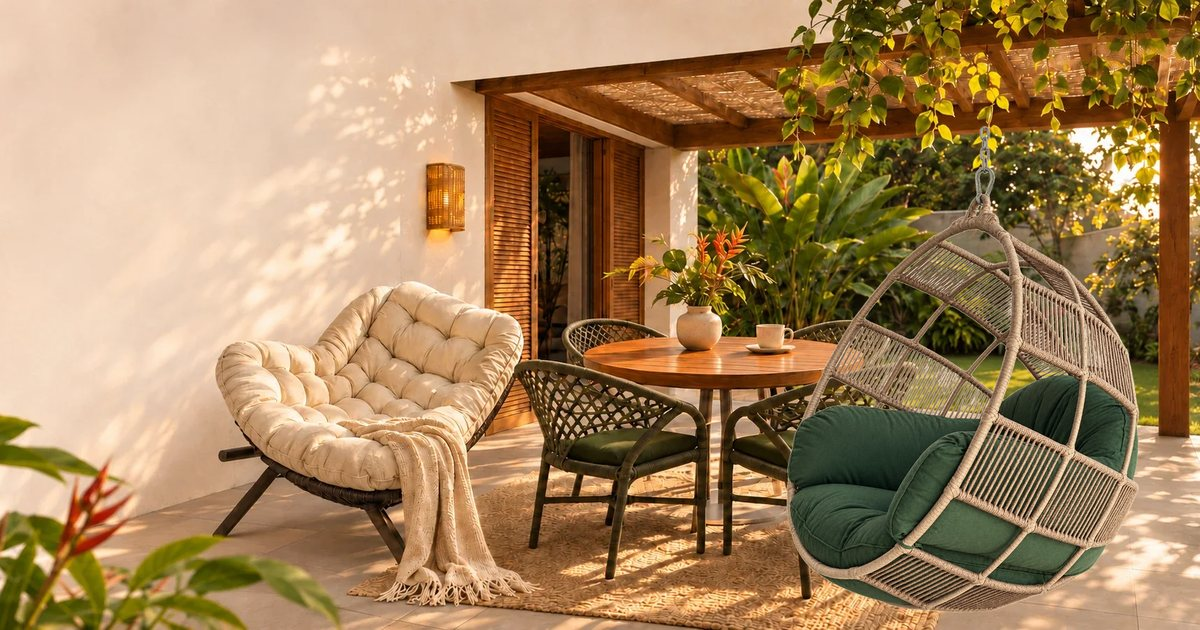
#> input picture dist/assets/og-image.jpg, 1200 x 630 px, given in place of 19.png, which was not available
$ python process-catalog-photos.py ../dist/assets
#> lines starting #> are read from the running program, lines starting #| are printed output that depends on the picture
#!/usr/bin/env python3
"""Prepara fotos do catálogo: remove a marca d'água da loja e gera 2 tamanhos.

Uso: python3 scripts/process-catalog-photos.py <pasta-das-fotos>

A marca "Viver Bem Decorações" fica sobre o deck de madeira. O retoque seleciona
só os pixels da marca (letras escuras e traços vermelhos) dentro de uma caixa e
reconstrói cada linha ligando a madeira da esquerda com a da direita, o que
preserva as tábuas horizontais. A faixa do texto "Decorações", abaixo das
cadeiras, é cortada.
"""
import sys
from pathlib import Path
import numpy as np
from PIL import Image, ImageFilter

ROOT = Path(__file__).resolve().parent.parent
OUT = ROOT / "dist" / "assets" / "catalog"

# arquivo de origem -> (nome, caixa da marca (x0, y0, x1, y1) ou None, altura final ou None)
PHOTOS = {
    "19.png":  ("jantar-redondo-vidro-6-cadeiras", None, None),
    "20.webp": ("jantar-redondo-madeira-4-cadeiras", None, None),
    "21.webp": ("estar-sofa-poltronas-pufes", None, None),
    "22.webp": ("jantar-vidro-4-poltronas", (215, 378, 395, 459), 438),
    "23.webp": ("jantar-madeira-macica-8-cadeiras", (185, 515, 465, 623), 600),
}

def remove_mark(img, box, height):
    a = np.asarray(img.convert("RGB")).astype(np.float32)[:height]
    x0, y0, x1, y1 = box
    y1 = min(y1, height)
    r, g = a[..., 0], a[..., 1]
    hit = ((r - g > 78) & (r > 140)) | (a.max(-1) < 100)
    inside = np.zeros(hit.shape, bool)
    inside[y0:y1, x0:x1] = True
    mask = Image.fromarray(((hit & inside) * 255).astype(np.uint8))
    mask = np.asarray(mask.filter(ImageFilter.MaxFilter(5)).filter(ImageFilter.MaxFilter(3))) > 0
    out = a.copy()
    for y in range(y0, y1):
        xs = np.where(mask[y, x0:x1])[0] + x0
        if not len(xs):
            continue
        for seg in np.split(xs, np.where(np.diff(xs) > 1)[0] + 1):
            left, right = seg[0] - 1, seg[-1] + 1
            if left < 0 or right >= a.shape[1]:
                continue
            t = np.linspace(0, 1, len(seg) + 2)[1:-1][:, None]
            out[y, seg] = a[y, left] * (1 - t) + a[y, right] * t
    # suaviza só a área retocada, para não deixar listras entre as linhas
    filled = Image.fromarray(np.clip(out, 0, 255).astype(np.uint8))
    soft = filled.filter(ImageFilter.GaussianBlur(1.6))
    edge = Image.fromarray((mask * 255).astype(np.uint8)).filter(ImageFilter.MaxFilter(3)).filter(ImageFilter.GaussianBlur(1.5))
    return Image.composite(soft, filled, edge)

def main(src_dir):
#> called with src_dir = '../dist/assets'
    OUT.mkdir(parents=True, exist_ok=True)
    for src, (name, box, height) in PHOTOS.items():
        img = Image.open(Path(src_dir) / src).convert("RGB")
#> img is the input picture: PIL image 1200x630 RGB; mean R, G, B 164.6, 132.7, 93.4
        if box:
            img = remove_mark(img, box, height)
        img.save(OUT / f"{name}.webp", "webp", quality=86, method=6)
        small = img.resize((480, round(img.height * 480 / img.width)), Image.LANCZOS) if img.width > 480 else img
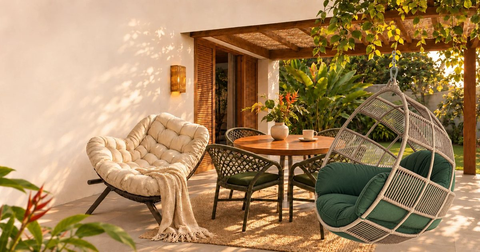
#> small: PIL image 480x252 RGB; mean R, G, B 164.6, 132.7, 93.4
        small.save(OUT / f"{name}-480.webp", "webp", quality=82, method=6)
        print(f"  {name}: {img.size} · {(OUT / f'{name}.webp').stat().st_size // 1024}KB")
#|   jantar-redondo-vidro-6-cadeiras: (1200, 630) · 162KB
#> pass 2 of the loop in main, `for src, (name, box, height) in PHOTOS.items():`:
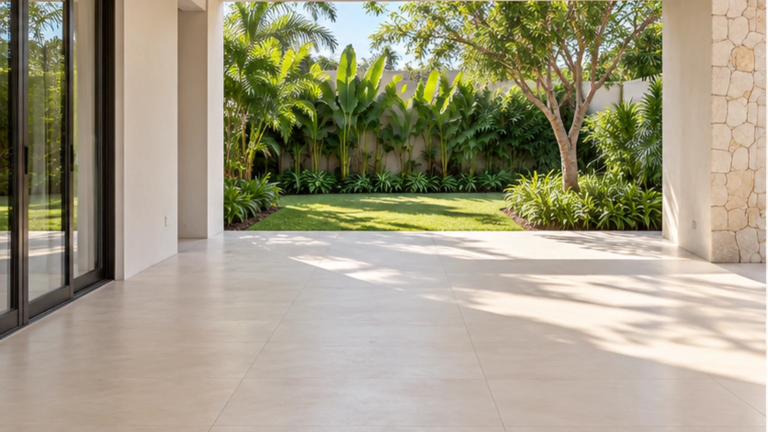
#> input picture dist/assets/ambiente-vazio.webp, 1536 x 864 px, given in place of 20.webp, which was not available (shown at 1/2 size)
#> in main, img is the input picture: PIL image 1536x864 RGB; mean R, G, B 160.3, 154.1, 130.2
#> in main, `small = img.resize((480, round(img.height * 480 / img.width)), Image.L..`:
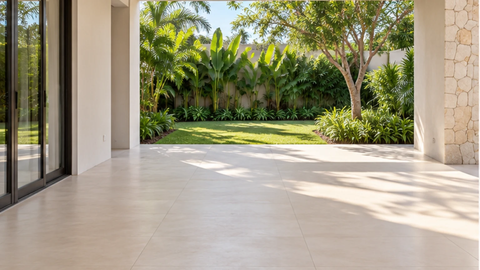
#> small: PIL image 480x270 RGB; mean R, G, B 160.3, 154.1, 130.2
#|   jantar-redondo-madeira-4-cadeiras: (1536, 864) · 131KB

if __name__ == "__main__":
#> (the run stopped early here; a loop or call above may not have finished)
